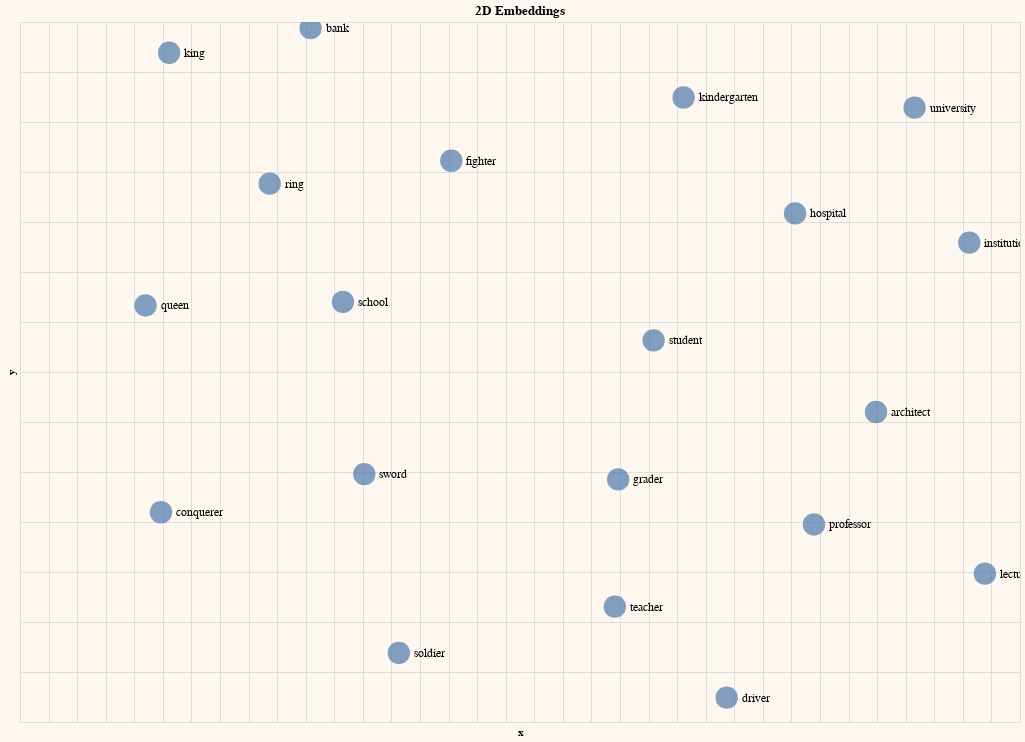

The code cell stored with this chart in its notebook:
### Code cell
# Plot the 2-dimension embeddings on a chart
chart = alt.Chart(words_df).mark_circle(size=500).encode(
  x=
  alt.X('x',
      scale=alt.Scale(zero=False),
      axis=alt.Axis(labels=False, ticks=False, domain=False)
  ),

  y=
  alt.Y('y',
      scale=alt.Scale(zero=False),
      axis=alt.Axis(labels=False, ticks=False, domain=False)
  ),
  
  tooltip=['words']
  )

text = chart.mark_text(align='left', dx=15, size=12, color='black'
          ).encode(text='words', color= alt.value('black'))

result = (chart + text).configure(background="#FDF7F0"
      ).properties(
      width=1000,
      height=700,
      title="2D Embeddings"
      )

result.interactive()

### Figure 1 — Vega-Lite specification as saved in the notebook (floating-point values rounded to 4 significant figures; data arrays with more than 128 entries replaced by an {"elided": "..."} marker saying what was removed)
{"config": {"view": {"continuousWidth": 400, "continuousHeight": 300}, "background": "#FDF7F0"}, "layer": [{"mark": {"type": "circle", "size": 500}, "encoding": {"tooltip": [{"field": "words", "type": "nominal"}], "x": {"axis": {"domain": false, "labels": false, "ticks": false}, "field": "x", "scale": {"zero": false}, "type": "quantitative"}, "y": {"axis": {"domain": false, "labels": false, "ticks": false}, "field": "y", "scale": {"zero": false}, "type": "quantitative"}}, "selection": {"selector001": {"type": "interval", "bind": "scales", "encodings": ["x", "y"]}}}, {"mark": {"type": "text", "align": "left", "color": "black", "dx": 15, "size": 12}, "encoding": {"color": {"value": "black"}, "text": {"field": "words", "type": "nominal"}, "tooltip": [{"field": "words", "type": "nominal"}], "x": {"axis": {"domain": false, "labels": false, "ticks": false}, "field": "x", "scale": {"zero": false}, "type": "quantitative"}, "y": {"axis": {"domain": false, "labels": false, "ticks": false}, "field": "y", "scale": {"zero": false}, "type": "quantitative"}}}], "data": {"name": "data-410969590717a7c49a9fb7d7266470c9"}, "height": 700, "title": "2D Embeddings", "width": 1000, "$schema": "https://vega.github.io/schema/vega-lite/v4.17.0.json", "datasets": {"data-410969590717a7c49a9fb7d7266470c9": [{"words": "king", "words_embeddings": {"elided": "4096 float values"}, "x": -0.9782, "y": -1.723}, {"words": "queen", "words_embeddings": {"elided": "4096 float values"}, "x": -1.061, "y": -2.734}, {"words": "soldier", "words_embeddings": {"elided": "4096 float values"}, "x": -0.1741, "y": -4.124}, {"words": "professor", "words_embeddings": {"elided": "4096 float values"}, "x": 1.279, "y": -3.61}, {"words": "lecturer", "words_embeddings": {"elided": "4096 float values"}, "x": 1.877, "y": -3.807}, {"words": "architect", "words_embeddings": {"elided": "4096 float values"}, "x": 1.496, "y": -3.16}, {"words": "student", "words_embeddings": {"elided": "4096 float values"}, "x": 0.7177, "y": -2.873}, {"words": "grader", "words_embeddings": {"elided": "4096 float values"}, "x": 0.5937, "y": -3.43}, {"words": "driver", "words_embeddings": {"elided": "4096 float values"}, "x": 0.9733, "y": -4.303}, {"words": "bank", "words_embeddings": {"elided": "4096 float values"}, "x": -0.483, "y": -1.625}, {"words": "conquerer", "words_embeddings": {"elided": "4096 float values"}, "x": -1.007, "y": -3.561}, {"words": "fighter", "words_embeddings": {"elided": "4096 float values"}, "x": 0.009593, "y": -2.155}, {"words": "sword", "words_embeddings": {"elided": "4096 float values"}, "x": -0.295, "y": -3.408}, {"words": "ring", "words_embeddings": {"elided": "4096 float values"}, "x": -0.6261, "y": -2.247}, {"words": "university", "words_embeddings": {"elided": "4096 float values"}, "x": 1.631, "y": -1.943}, {"words": "teacher", "words_embeddings": {"elided": "4096 float values"}, "x": 0.582, "y": -3.939}, {"words": "kindergarten", "words_embeddings": {"elided": "4096 float values"}, "x": 0.8226, "y": -1.902}, {"words": "institution", "words_embeddings": {"elided": "4096 float values"}, "x": 1.823, "y": -2.483}, {"words": "hospital", "words_embeddings": {"elided": "4096 float values"}, "x": 1.213, "y": -2.366}, {"words": "school", "words_embeddings": {"elided": "4096 float values"}, "x": -0.3697, "y": -2.72}]}}
